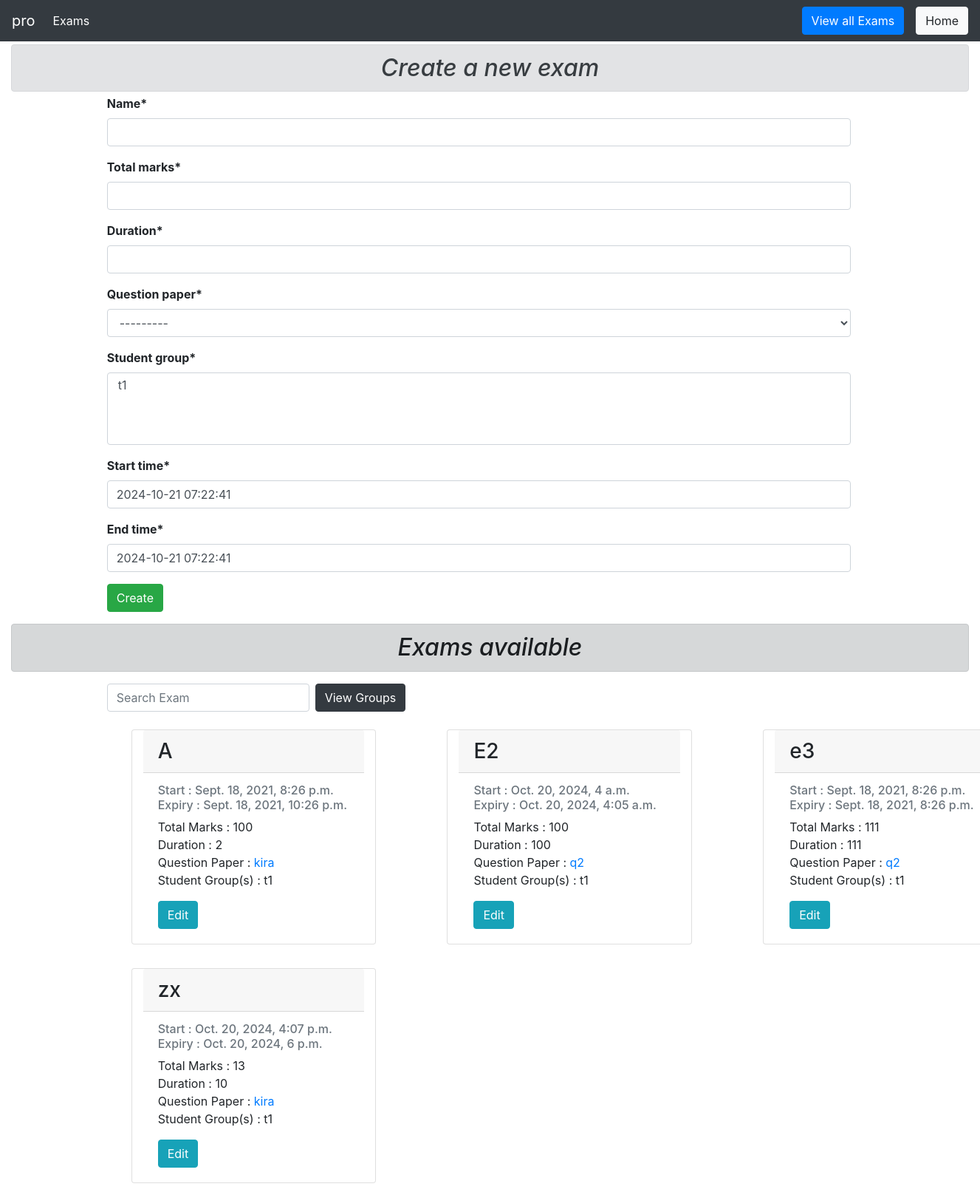
The app's page /prof/exams (signed in) with its own data.
### main/models/exam.py (models this page shows, shortened)
class Exam_Model(models.Model):
    professor = models.ForeignKey(User, limit_choices_to={'groups__name': "Professor"}, on_delete=models.CASCADE)
    name = models.CharField(max_length=50)
    total_marks = models.IntegerField()
    duration = models.IntegerField()
    question_paper = models.ForeignKey(Question_Paper, on_delete=models.CASCADE, related_name='exams')
    student_group = models.ManyToManyField(Special_Students, related_name='exams')
    start_time = models.DateTimeField(default=datetime.now())
    end_time = models.DateTimeField(default=datetime.now())

### main/models/question_paper.py (models this page shows)
class Question_Paper(models.Model):
    professor = models.ForeignKey(User, limit_choices_to={'groups__name': "Professor"}, on_delete=models.CASCADE)
    qPaperTitle = models.CharField(max_length=100)
    questions = models.ManyToManyField(Question_DB)
    def __str__(self):
        return f' Question Paper Title :- {self.qPaperTitle}\n'

### main/models/group.py (models this page shows)
class Special_Students(models.Model):
    professor = models.ForeignKey(User, limit_choices_to={'groups__name': "Professor"}, on_delete=models.CASCADE)
    category_name = models.CharField(max_length=10)
    students = models.ManyToManyField(User, limit_choices_to={'groups__name': "Student"}, related_name='student_groups')
    def __str__(self):
        return self.category_name

### prof/views/exam.py (the view, shortened to what this page needs)
def view_exams(request):
    prof = request.user
    new_Form = ExamForm()
    new_Form.fields["student_group"].queryset = Special_Students.objects.filter(
        professor=prof)
    new_Form.fields["question_paper"].queryset = Question_Paper.objects.filter(
        professor=prof)
    exams = Exam_Model.objects.filter(professor=prof)
    return render(request, 'prof/exam/view_exams.html', {
        'exams': exams, 'examform': new_Form, 'prof': prof,
    })

### main/models/exam.py
class ExamForm(ModelForm):
    class Meta:
        model = Exam_Model
        fields = '__all__'
        exclude = ['professor']

### prof/templates/prof/exam/view_exams.html (shortened to what this page needs)
{% extends 'prof/base/base.html' %}
{% load crispy_forms_tags %}
{% load static %}
{% block navbar_title %}{{ prof.username }}{% endblock navbar_title %}
{% block navitem_title %}Exams{% endblock navitem_title %}
{% block buttons %}
    <button type="button" class="btn btn-primary mx-3" id="updateButton"
    onclick="smoothScroll(document.getElementById('exams'))">View all Exams</button>
    <a class="btn btn-light " href="{% url 'prof:index' %}">Home</a>
{% endblock buttons %}
{% block body %}
    <div class="container-fluid">
        <h2 style="font-style: italic;" class="alert alert-secondary my-1" align="center">Create a new exam</h2>
        <div style="margin-left:10%; margin-right: 10%;">
            <div style = "font-weight: bold;" class="container d-flex h-100 row justify-content-center col-20">
                <form style = "width:100%;" method="POST">
                    {{ examform|crispy }}
                    <input class="btn btn-success" type="submit" value="Create">
                </form>
            </div>
        </div>
        <div id='exams'>
            <h2 class="alert alert-dark my-3" style="font-style: italic" align="center">Exams available</h2>
            <div style = "width: 100%; margin-left:10%; margin-right: 10%;">
                <form class="form-inline my-2">
                    <input id="searchExam" class="form-control mr-sm-2" type="search" placeholder="Search Exam"
                        aria-label="Search">
                    <a class="btn btn-dark" href="{% url 'prof:view_groups' %}" target="_blank">View
                        Groups</a>
                </form>
                <div class="row">
                    {% for t in exams %}
                    <div class="card my-3 mx-5 col-sm-3">
                        <h3 class="card-header">{{ t.name }}</h3>
                        <div class="card-body">
                            <h6 class="card-subtitle mb-2 text-muted">
                                Start : {{ t.start_time }}<br>
                                Expiry : {{ t.end_time }}
                            </h6>
                            <p class="card-text">
                                Total Marks : {{t.total_marks}}<br>
                                Duration : {{t.duration}}<br>
                                Question Paper : <a
                                    href="{% url 'prof:view_specific_paper' t.question_paper.id %}">{{ t.question_paper.qPaperTitle }}</a><br>
                                Student Group(s) :
                                {% for group in t.student_group.all %}
                                {{ group.category_name }}
                                {% endfor %}
                            </p>
                            <a href="{% url 'prof:edit_exam' t.id %}" class="card-link btn btn-info">Edit</a>
                        </div>
                    </div>
                    {% empty %}
                    </br>
                    <div style="width:100%; margin-left: 5%;">
                        <h3>No exams</h3>
                    </div>
                    {% endfor %}
                </div>
            </div>
        </div>
    </div>
{% endblock body %}

### prof/templates/prof/base/base.html (shortened to what this page needs)
<!DOCTYPE html>
<html lang="en">
<head>
    <link rel="stylesheet" href="https://maxcdn.bootstrapcdn.com/bootstrap/4.2.1/css/bootstrap.min.css">
    <link rel="stylesheet" href="https://stackpath.bootstrapcdn.com/font-awesome/4.7.0/css/font-awesome.min.css">
</head>
<body>
    <nav class="navbar navbar-expand-lg navbar-dark bg-dark">
        <a class="navbar-brand" href="#">{% block navbar_title %}{% endblock navbar_title %}</a>
        <div class="collapse navbar-collapse" id="navbarSupportedContent">
            <ul class="navbar-nav mr-auto">
                <li class="nav-item active">
                    <a class="nav-link" href="#">{% block navitem_title %}{% endblock navitem_title %}<span class="sr-only">(current)</span></a>
                </li>
            </ul>
            {% block buttons %}{% endblock buttons %}
        </div>
    </nav>
    {% block body %}
    {% endblock body %}
</body>
</html>

### records on screen
Exam_Model: name "A", start_time "Sept. 18, 2021, 8:26 p.m.", end_time "Sept. 18, 2021, 10:26 p.m.", total_marks "100", duration "2", question_paper.qPaperTitle "kira"
Special_Students: category_name "t1"
Exam_Model: name "E2", start_time "Oct. 20, 2024, 4 a.m.", end_time "Oct. 20, 2024, 4:05 a.m.", total_marks "100", duration "100", question_paper.qPaperTitle "q2"
Exam_Model: name "e3", start_time "Sept. 18, 2021, 8:26 p.m.", end_time "Sept. 18, 2021, 8:26 p.m.", total_marks "111", duration "111", question_paper.qPaperTitle "q2"
Exam_Model: name "zx", start_time "Oct. 20, 2024, 4:07 p.m.", end_time "Oct. 20, 2024, 6 p.m.", total_marks "13", duration "10", question_paper.qPaperTitle "kira"

### other values on screen
{{ prof.username }} "pro"
